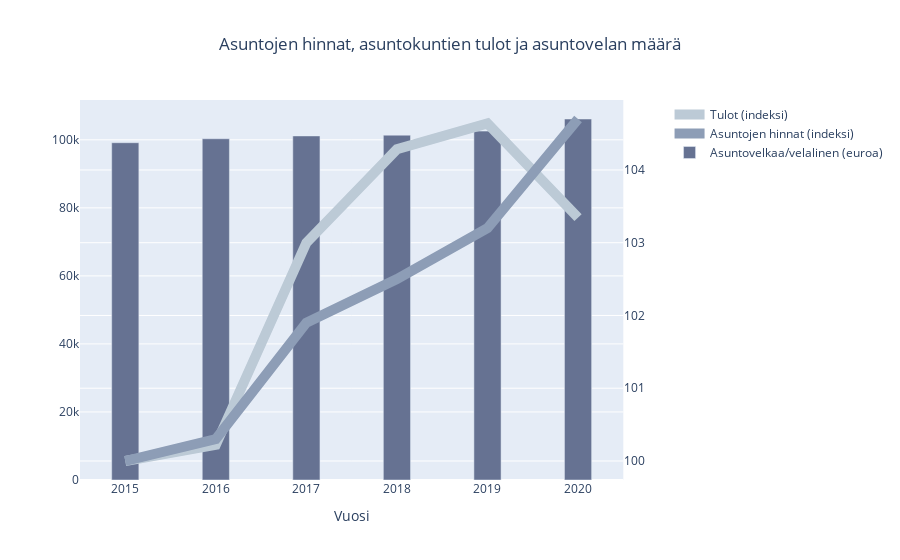

Notebook code for this chart:
### Code cell
fig.update_layout(xaxis_title="Vuosi")

### Figure 1 — Plotly figure (JSON) as saved in the notebook; plotly's stock layout.template omitted (floating-point values rounded to 4 significant figures)
{"data": [{"line": {"color": "#bccad6", "width": 10}, "mode": "lines", "name": "Tulot (indeksi)", "type": "scatter", "x": [2015, 2016, 2017, 2018, 2019, 2020], "xaxis": "x", "y": [100, 100.2, 103.0, 104.3, 104.6, 103.3], "yaxis": "y2"}, {"line": {"color": "#8d9db6", "width": 10}, "mode": "lines", "name": "Asuntojen hinnat (indeksi)", "type": "scatter", "x": [2015, 2016, 2017, 2018, 2019, 2020], "xaxis": "x", "y": [100, 100.3, 101.9, 102.5, 103.2, 104.7], "yaxis": "y2"}, {"marker": {"color": "#667292"}, "name": "Asuntovelkaa/velalinen (euroa)", "type": "bar", "width": 0.3, "x": [2015, 2016, 2017, 2018, 2019, 2020], "xaxis": "x", "y": [99150.0, 100300.0, 101100.0, 101400.0, 102600.0, 106100.0], "yaxis": "y"}], "layout": {"title": {"text": "Asuntojen hinnat, asuntokuntien tulot ja asuntovelan määrä", "x": 0.5}, "xaxis": {"anchor": "y", "domain": [0, 0.94], "title": {"text": "Vuosi"}}, "yaxis": {"anchor": "x", "domain": [0, 1]}, "yaxis2": {"anchor": "x", "overlaying": "y", "side": "right"}}}
